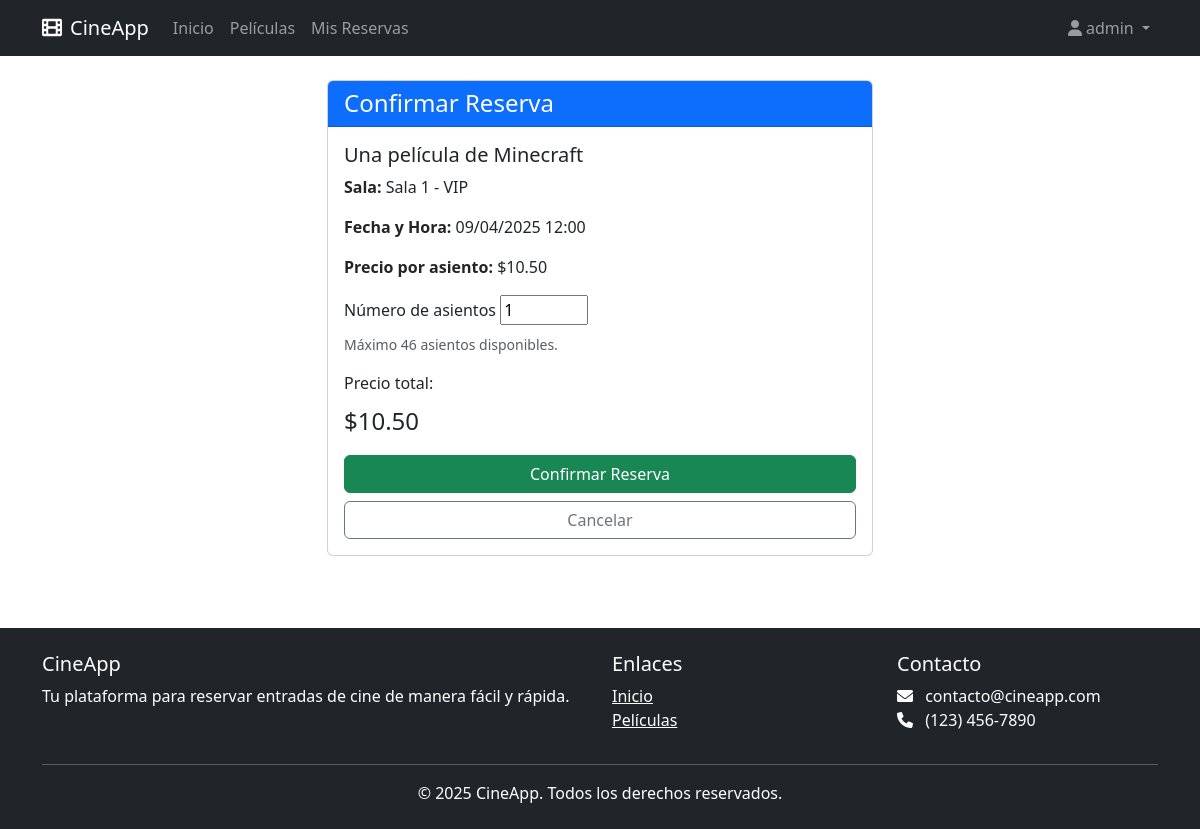
Screenshot of /showtimes/57/reserve/ (signed in) with the database file from the repository.
### reservations/models.py (models this page shows, shortened)
class ShowTime(models.Model):
    movie = models.ForeignKey(Movie, on_delete=models.CASCADE, related_name='showtimes')
    theater = models.ForeignKey(Theater, on_delete=models.CASCADE, related_name='showtimes')
    start_time = models.DateTimeField()
    end_time = models.DateTimeField()
    price = models.DecimalField(max_digits=6, decimal_places=2)
    class Meta:
        unique_together = ('theater', 'start_time')
    def seats_available(self):
        seats_booked = Reservation.objects.filter(showtime=self).aggregate(
            total=models.Sum('num_seats')
        )['total'] or 0
        return self.theater.capacity - seats_booked

class Movie(models.Model):
    tmdb_id = models.IntegerField(unique=True)
    title = models.CharField(max_length=255)
    overview = models.TextField()
    poster_path = models.CharField(max_length=255, null=True, blank=True)
    release_date = models.DateField()

class Theater(models.Model):
    name = models.CharField(max_length=100)
    capacity = models.IntegerField()

### reservations/views.py (the view)
# urls.py: path('showtimes/<int:showtime_id>/reserve/', views.create_reservation, name='create_reservation'),
@login_required
def create_reservation(request, showtime_id):
    showtime = get_object_or_404(ShowTime, pk=showtime_id)
    if request.method == 'POST':
        form = ReservationForm(request.POST)
        if form.is_valid():
            num_seats = form.cleaned_data['num_seats']
            available_seats = showtime.seats_available()
            if num_seats > available_seats:
                messages.error(request, f"Solo hay {available_seats} asientos disponibles.")
                return redirect('showtime_detail', showtime_id=showtime.id)
            with transaction.atomic():
                reservation = form.save(commit=False)
                reservation.user = request.user
                reservation.showtime = showtime
                reservation.save()
                messages.success(request, f"¡Reserva creada con éxito! Código: {reservation.reference_code}")
                return redirect('reservation_detail', reservation_id=reservation.id)
    else:
        form = ReservationForm()
    context = {
        'form': form,
        'showtime': showtime
    }
    return render(request, 'reservations/create_reservation.html', context)

### reservations/forms.py (shortened to what this page needs)
class ReservationForm(forms.ModelForm):
    class Meta:
        model = Reservation
        fields = ['num_seats']
        widgets = {
            'num_seats': forms.NumberInput(attrs={'min': 1, 'max': 10})
        }

### templates/reservations/create_reservation.html (shortened to what this page needs)
{% extends 'base.html' %}
{% block content %}
<div class="row">
    <div class="col-md-6 offset-md-3">
        <div class="card">
            <div class="card-header bg-primary text-white">
                <h4 class="mb-0">Confirmar Reserva</h4>
            </div>
            <div class="card-body">
                <h5>{{ showtime.movie.title }}</h5>
                <p><strong>Sala:</strong> {{ showtime.theater.name }}</p>
                <p><strong>Fecha y Hora:</strong> {{ showtime.start_time|date:"d/m/Y H:i" }}</p>
                <p><strong>Precio por asiento:</strong> ${{ showtime.price }}</p>
                <form method="post">
                    <div class="mb-3">
                        <label for="{{ form.num_seats.id_for_label }}" class="form-label">Número de asientos</label>
                        {{ form.num_seats }}
                        <div class="form-text">Máximo {{ showtime.seats_available }} asientos disponibles.</div>
                    </div>
                    <div class="mb-3">
                        <label class="form-label">Precio total:</label>
                        <div class="fs-4" id="total-price">$0.00</div>
                    </div>
                    <div class="d-grid gap-2">
                        <button type="submit" class="btn btn-success">Confirmar Reserva</button>
                        <a href="{% url 'showtime_detail' showtime_id=showtime.id %}" class="btn btn-outline-secondary">Cancelar</a>
                    </div>
                </form>
            </div>
        </div>
    </div>
</div>
{% endblock %}

### templates/base.html (shortened to what this page needs)
<!DOCTYPE html>
<html lang="es">
<head>
    <link href="https://cdn.jsdelivr.net/npm/bootstrap@5.3.0/dist/css/bootstrap.min.css" rel="stylesheet">
    <link rel="stylesheet" href="https://cdnjs.cloudflare.com/ajax/libs/font-awesome/6.0.0/css/all.min.css">
</head>
<body>
    <nav class="navbar navbar-expand-lg navbar-dark bg-dark">
        <div class="container">
            <a class="navbar-brand" href="{% url 'home' %}">
                <i class="fas fa-film me-2"></i>CineApp
            </a>
            <div class="collapse navbar-collapse" id="navbarNav">
                <ul class="navbar-nav me-auto">
                    <li class="nav-item">
                        <a class="nav-link" href="{% url 'home' %}">Inicio</a>
                    </li>
                    <li class="nav-item">
                        <a class="nav-link" href="{% url 'movie_list' %}">Películas</a>
                    </li>
                    {% if user.is_authenticated %}
                    <li class="nav-item">
                        <a class="nav-link" href="{% url 'user_reservations' %}">Mis Reservas</a>
                    </li>
                    {% endif %}
                </ul>
                <ul class="navbar-nav ms-auto">
                    {% if user.is_authenticated %}
                    <li class="nav-item dropdown">
                        <a class="nav-link dropdown-toggle" href="#" id="userDropdown" role="button" data-bs-toggle="dropdown">
                            <i class="fas fa-user me-1"></i>{{ user.username }}
                        </a>
                    </li>
                    {% endif %}
                </ul>
            </div>
        </div>
    </nav>
    <main class="container py-4">
        {% block content %}{% endblock %}
    </main>
    <footer class="bg-dark text-white">
        <div class="container">
            <div class="row">
                <div class="col-md-6">
                    <h5>CineApp</h5>
                    <p>Tu plataforma para reservar entradas de cine de manera fácil y rápida.</p>
                </div>
                <div class="col-md-3">
                    <h5>Enlaces</h5>
                    <ul class="list-unstyled">
                        <li><a href="{% url 'home' %}" class="text-white">Inicio</a></li>
                        <li><a href="{% url 'movie_list' %}" class="text-white">Películas</a></li>
                    </ul>
                </div>
                <div class="col-md-3">
                    <h5>Contacto</h5>
                    <ul class="list-unstyled">
                        <li><i class="fas fa-envelope me-2"></i> contacto@cineapp.com</li>
                        <li><i class="fas fa-phone me-2"></i> (123) 456-7890</li>
                    </ul>
                </div>
            </div>
            <hr class="bg-light">
            <div class="text-center">
                <p class="mb-0">&copy; {% now "Y" %} CineApp. Todos los derechos reservados.</p>
            </div>
        </div>
    </footer>
</body>
</html>

### templates/base.html (style rules this page uses)
footer { margin-top: 3rem; padding: 1.5rem 0; background-color: #f8f9fa; }

### rows the page displays
ShowTime: movie "Una película de Minecraft", theater.name "Sala 1 - VIP", start_time "09/04/2025 12:00", price "10.50", seats_available "46"

### other values shown
{{ user.username }} "admin"
